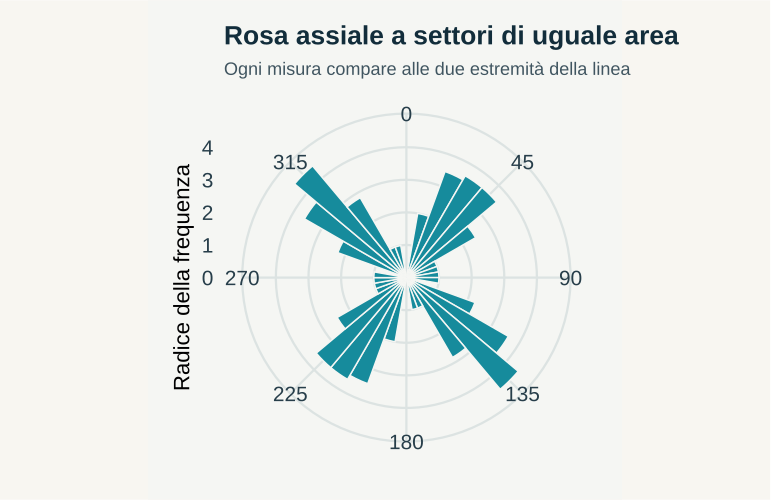

Write the R code that produced this figure.
# GeoStat Lab — funzioni comuni. R >= 4.3; ggplot2 >= 3.4; jsonlite.
suppressPackageStartupMessages(library(ggplot2))
col_geo <- c('#168B9C','#BC5B35','#7054A4','#A17B19','#227864','#64748B')
theme_set(theme_minimal(base_size=17, base_family='sans') + theme(
  plot.background=element_rect(fill='#F5F6F3',colour=NA),
  panel.background=element_rect(fill='#F5F6F3',colour=NA),
  panel.grid.minor=element_blank(),panel.grid.major=element_line(colour='#DCE3E2'),
  plot.title=element_text(size=19,face='bold',colour='#122D3B'),
  plot.subtitle=element_text(size=13,colour='#405560',margin=margin(b=12)),
  axis.text=element_text(size=15,colour='#273E4A'),axis.title=element_text(size=16),
  legend.position='bottom',legend.title=element_blank(),legend.text=element_text(size=14),
  strip.text=element_text(size=15,face='bold'),plot.margin=margin(18,24,18,18)))
metric <- function(...) data.frame(grandezza=names(c(...)),valore=as.character(c(...)),check.names=FALSE)
f <- function(x,d=3) {out<-formatC(x,digits=d,format='fg');out[!is.finite(x)]<-'Non definito';out}
line_plot <- function(d,x='x',y='y',title='',xl=x,yl=y,group=NULL) {
 p<-ggplot(d,aes(x=.data[[x]],y=.data[[y]]))
 if(is.null(group)) p<-p+geom_line(colour=col_geo[1],linewidth=1.05) else p<-p+aes(colour=.data[[group]],group=.data[[group]])+geom_line(linewidth=1)+scale_colour_manual(values=col_geo)
 p+labs(title=title,x=xl,y=yl)
}
point_plot <- function(d,x='x',y='y',title='',xl=x,yl=y,group=NULL) {
 p<-ggplot(d,aes(x=.data[[x]],y=.data[[y]]))
 if(is.null(group))p<-p+geom_point(colour=col_geo[1],size=2.5,alpha=.8) else p<-p+aes(colour=.data[[group]])+geom_point(size=2.7,alpha=.85)+scale_colour_manual(values=col_geo)
 p+labs(title=title,x=xl,y=yl)
}
hist_plot<-function(x,title='',xl='Valore',bins=20)ggplot(data.frame(x=x),aes(x))+geom_histogram(bins=bins,fill=col_geo[1],colour='#F5F6F3')+labs(title=title,x=xl,y='Frequenza')
bar_plot<-function(d,x='gruppo',y='valore',title='',yl='Valore')ggplot(d,aes(x=.data[[x]],y=.data[[y]],fill=.data[[x]]))+geom_col(width=.65)+scale_fill_manual(values=rep(col_geo,length.out=length(unique(d[[x]])) ))+guides(fill='none')+labs(title=title,x=NULL,y=yl)
map_plot<-function(d,z='z',title='',xl='Est [km]',yl='Nord [km]')ggplot(d,aes(x,y,fill=.data[[z]]))+geom_raster()+coord_equal()+scale_fill_gradientn(colours=c('#153F56','#298C9C','#B8CDB2','#F1D889','#AD542F'))+labs(title=title,x=xl,y=yl)
acf_data<-function(x,lag=20){a<-acf(x,lag.max=min(lag,length(x)-1),plot=FALSE);data.frame(x=as.vector(a$lag)[-1],y=as.vector(a$acf)[-1])}
# AR(1), distribuzione marginale stazionaria N(0, 1).
ar_series<-function(n,rho){x<-numeric(n);x[1]<-rnorm(1);for(i in 2:n)x[i]<-rho*x[i-1]+sqrt(1-rho^2)*rnorm(1);x}
# Distanze euclidee in unità metriche già dichiarate; nessuna conversione implicita di CRS.
dist_cross<-function(a,b)sqrt(outer(a[,1],b[,1],'-')^2+outer(a[,2],b[,2],'-')^2)
# Predittore IDW: i punti coincidenti ricevono esattamente il valore osservato.
idw<-function(xy,z,new,power=2){dd<-dist_cross(new,xy);apply(dd,1,function(d)if(any(d<1e-10))mean(z[d<1e-10])else weighted.mean(z,d^(-power)))}
# CART didattico binario: divisioni assiali che minimizzano l'impurità di Gini.
cart_fit<-function(x,y,depth=2,minleaf=4){
 node<-list(p=mean(y),n=length(y));if(depth<1||length(unique(y))<2||length(y)<2*minleaf)return(node)
 best<-Inf
 for(j in seq_len(ncol(x))){v<-sort(unique(x[,j])); if(length(v)<2)next
  for(cut in (head(v,-1)+tail(v,-1))/2){left<-x[,j]<=cut;nl<-sum(left);nr<-sum(!left);if(min(nl,nr)<minleaf)next
   score<-nl*mean(y[left])*(1-mean(y[left]))+nr*mean(y[!left])*(1-mean(y[!left]))
   if(score<best){best<-score;node$j<-j;node$cut<-cut;split<-left}
  }
 }
 if(is.finite(best)){node$left<-cart_fit(x[split,,drop=FALSE],y[split],depth-1,minleaf);node$right<-cart_fit(x[!split,,drop=FALSE],y[!split],depth-1,minleaf)};node
}
cart_predict<-function(tree,x)apply(x,1,function(row){t<-tree;while(!is.null(t$j))t<-if(row[t$j]<=t$cut)t$left else t$right;t$p})
p <- list(sep = 90, k2 = 6, seed = 17)
set.seed(p$seed)
rvm <- function(n, mu, k) {
    a <- 1 + sqrt(1 + 4 * k^2)
    b <- (a - sqrt(2 * a))/(2 * k)
    r <- (1 + b^2)/(2 * b)
    out <- numeric(0)
    while (length(out) < n) {
        u1 <- runif(n)
        u2 <- runif(n)
        u3 <- runif(n)
        z <- cos(pi * u1)
        fz <- (1 + r * z)/(r + z)
        g <- k * (r - fz)
        ok <- g * (2 - g) - u2 > 0 | log(g/u2) + 1 - g >= 0
        out <- c(out, sign(u3[ok] - 0.5) * acos(fz[ok]))
    }
    (mu + out[1:n])%%(2 * pi)
}

n1 <- if (p$sep == 0) 100 else 50

ax <- c(rep(40, n1), rep(40 + p$sep, 100 - n1))

t2 <- rvm(100, 0, p$k2)/2

reg <- (ax + t2 * 180/pi + 180 * rbinom(100, 1, 0.5))%%360

Rbar <- function(x) sqrt(mean(cos(x))^2 + mean(sin(x))^2)

a <- reg * pi/180

asse <- (atan2(mean(sin(2 * a)), mean(cos(2 * a))) * 90/pi)%%180

classi <- cut(c(reg%%180, reg%%180 + 180), seq(0, 360, 10), right = FALSE)

data <- data.frame(centro = seq(5, 355, 10), n = as.vector(table(classi)))

plots <- list(ggplot(data, aes(centro, sqrt(n))) + geom_col(width = 10, fill = col_geo[1], colour = "#F5F6F3") + 
    scale_x_continuous(limits = c(0, 360), breaks = seq(0, 315, 45)) + coord_polar(start = 0, direction = 1) + 
    labs(title = "Rosa assiale a settori di uguale area", subtitle = "Ogni misura compare alle due estremità della linea", 
        x = NULL, y = "Radice della frequenza"))

metrics <- metric(`R degli angoli registrati` = f(Rbar(a)), `R degli angoli raddoppiati` = f(Rbar(2 * 
    a)), `Asse medio (gradi)` = f(asse), `Angolo fra le famiglie (gradi)` = p$sep)
print(metrics,row.names=FALSE)
ggplot2::ggsave('m18-assiali-B.svg',plots[[1]],device=svglite::svglite,width=7.7,height=5.0,bg='#F8F6F1')
